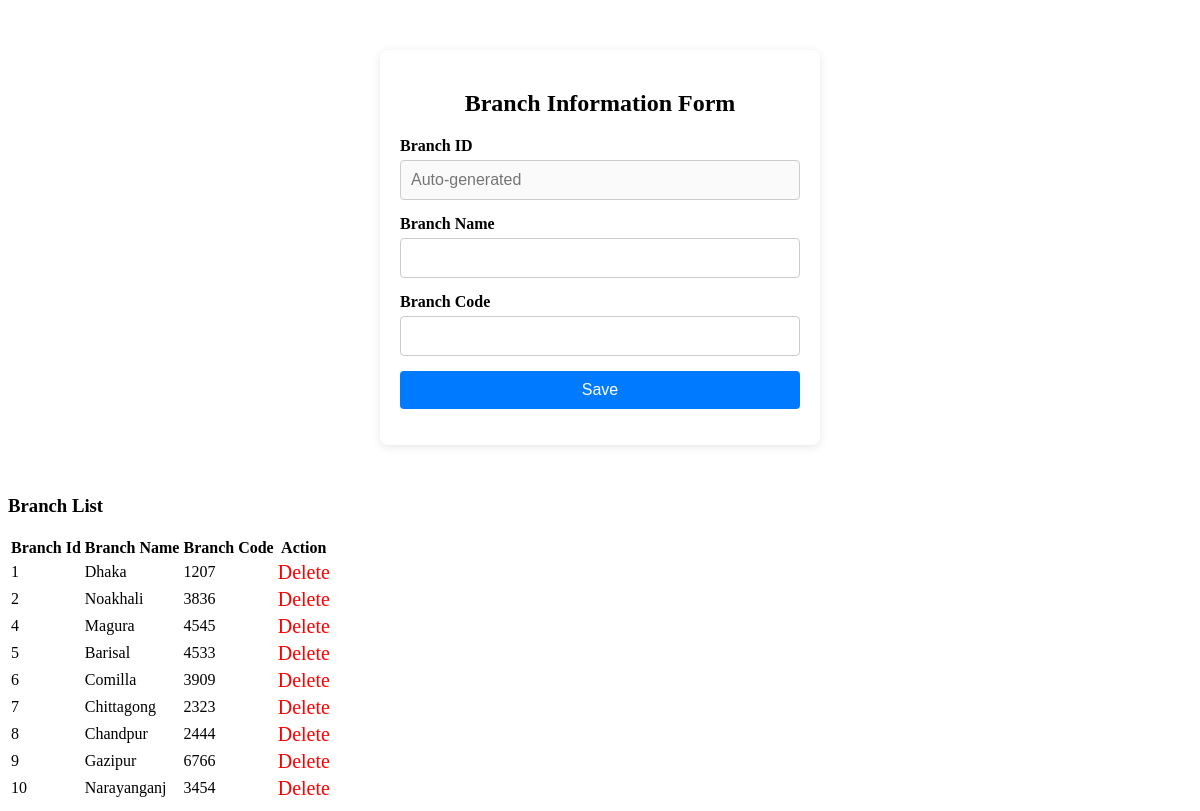
Page /adminpannel/pages/branch/branch.php on the committed database.
### tables this page shows
CREATE TABLE `branch` (
  `branch_id` int(11) NOT NULL,
  `branch_name` varchar(111) NOT NULL,
  `branch_code` varchar(11) NOT NULL
);

### adminpannel/pages/branch/branch.php (the view, shortened to what this page needs)
<?php
$database = mysqli_connect("localhost", "root", "", "fasttrack");
?>
<div class="form-container">
    <form method="post">
        <h2>Branch Information Form</h2>
        <div class="form-group">
            <label for="">Branch ID</label>
            <input type="text" id="" name="branch_id" placeholder="Auto-generated" disabled>
        </div>
        <div class="form-group">
            <label for="branch-name">Branch Name</label>
            <input type="text" id="branch-name" name="branch_name" required>
        </div>
        <div class="form-group">
            <label for="branch-code">Branch Code</label>
            <input type="text" id="branch-code" name="branch_code" required>
        </div>
        <div class="form-group">
            <button type="submit" name="saved">Save</button>
        </div>
    </form>
</div>
<div>
    <?php
    $db = $database->query("select * from branch");
    echo "<h3>Branch List</h3>
    <table>
        <thead>
            <tr>
                <th>Branch Id</th>
                <th>Branch Name</th>
                <th>Branch Code</th>
                <th>Action</th>
            </tr>
        </thead>";
    while (list($id, $branch_name,$branch_code) = $db->fetch_row()) {
        echo "<tbody>
            <tr>
                <td>$id</td>
                <td>$branch_name</td>
                <td>$branch_code</td>
                <td style='color:red; font-size:20px;'>Delete</td>
            </tr>
            </tbody>";
    }
    echo "</table>";
    ?>
</div>

### adminpannel/pages/branch/branch.php (style rules this page uses)
.form-container { max-width: 400px; margin: 50px auto; background: #fff; padding: 20px; border-radius: 8px; box-shadow: 0 2px 10px rgba(0, 0, 0, 0.1); }
.form-container h2 { text-align: center; margin-bottom: 20px; }
.form-group { margin-bottom: 15px; }
.form-group label { display: block; margin-bottom: 5px; font-weight: bold; }
.form-group input, .form-group select, .form-group textarea { width: 100%; padding: 10px; border: 1px solid #ccc; border-radius: 4px; font-size: 16px; }
.form-group button { width: 100%; padding: 10px; background-color: #007bff; color: white; border: none; border-radius: 4px; font-size: 16px; cursor: pointer; }

### rows in the picture
branch: branch_id "1", branch_name "Dhaka", branch_code "1207"
branch: branch_id "2", branch_name "Noakhali", branch_code "3836"
branch: branch_id "4", branch_name "Magura", branch_code "4545"
branch: branch_id "5", branch_name "Barisal", branch_code "4533"
branch: branch_id "6", branch_name "Comilla", branch_code "3909"
branch: branch_id "7", branch_name "Chittagong", branch_code "2323"
branch: branch_id "8", branch_name "Chandpur", branch_code "2444"
branch: branch_id "9", branch_name "Gazipur", branch_code "6766"
branch: branch_id "10", branch_name "Narayanganj", branch_code "3454"
